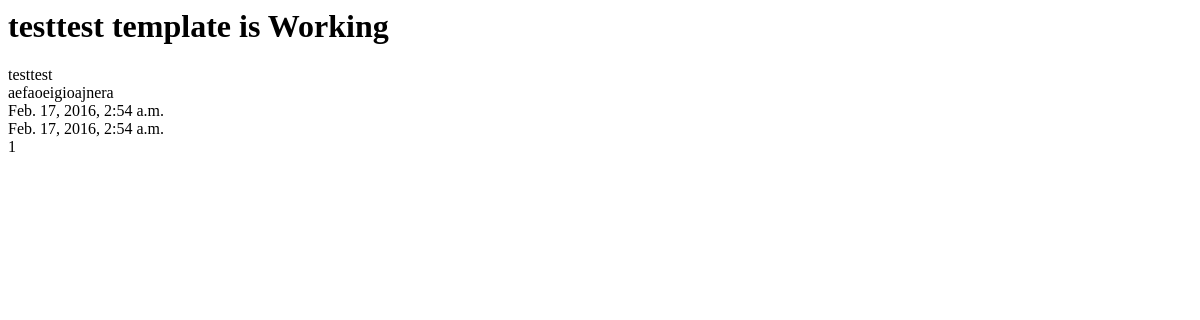
Page /posts/1/ on the earlier database version.
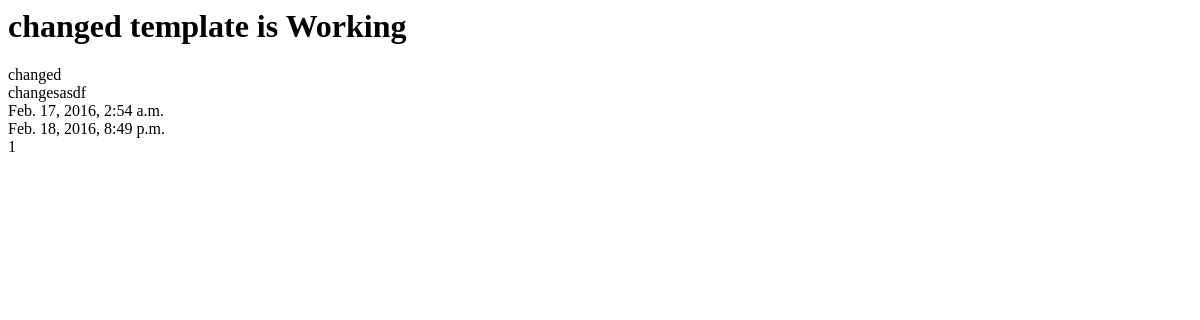
Same page on the later database version.
### posts/models.py (models this page shows, shortened)
class Post(models.Model):
    title = models.CharField(max_length=120)
    content = models.TextField()
    updated = models.DateTimeField(auto_now = True, auto_now_add = False)
    timestamp = models.DateTimeField(auto_now = False, auto_now_add = True)

### posts/views.py (the view)
# urls.py: url(r'^(?P<id>\d+)/$', post_detail, name='detail'),
def post_detail(request, id=None):
    instance = get_object_or_404(Post, id = id)
    context = {
        "title": instance.title,
        "instance": instance,
    }
    return render(request, "post_detail.html", context)

### templates/post_detail.html (shortened to what this page needs)
{% extends "base.html" %}
{% block content %}
<h1>{{title}} template is Working</h1>
{{instance.title}}<br/>
{{instance.content}}<br/>
{{instance.timestamp}}<br/>
{{instance.updated}}<br/>
{{instance.id}}<br/>
{% endblock content %}

Differences in the rows shown:
changed Post id 1: title "testtest" → "changed"; content "aefaoeigioajnera" → "changesasdf"; updated "Feb. 17, 2016, 2:54 a.m." → "Feb. 18, 2016, 8:49 p.m."
